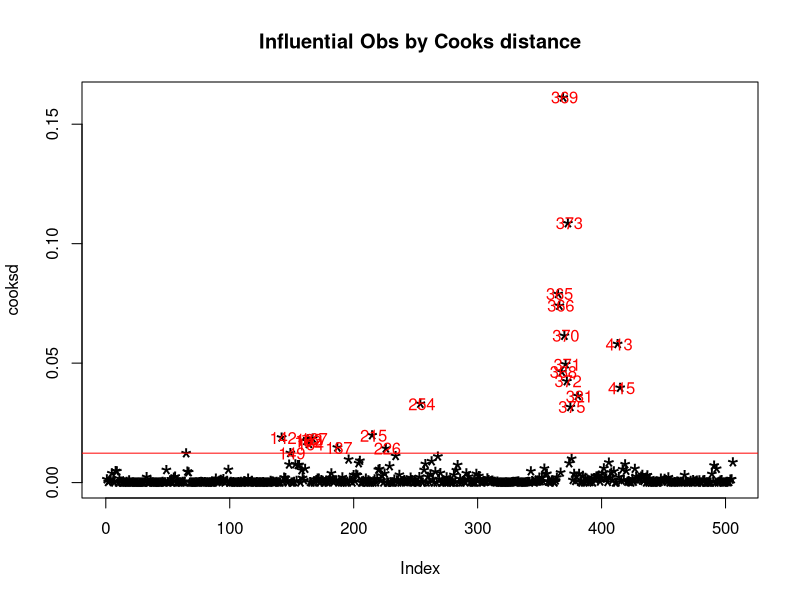
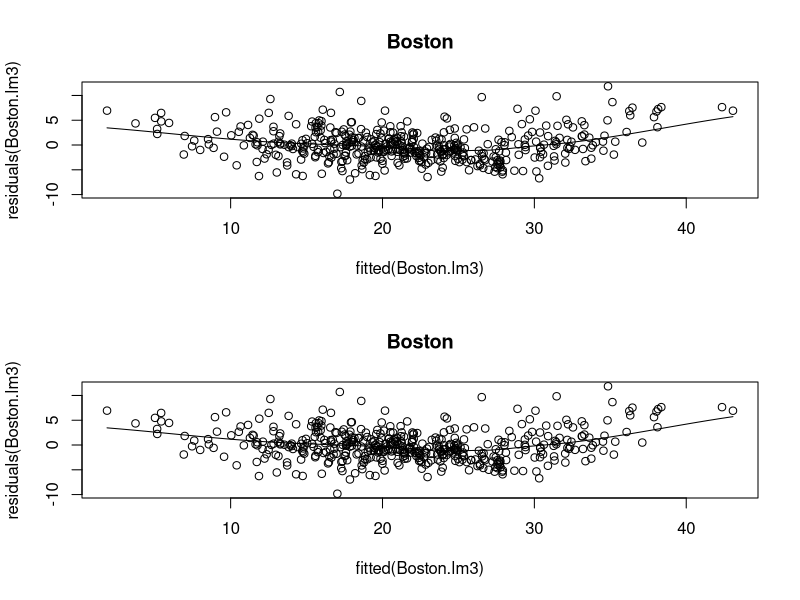

R code for these plots, in order:
library(MASS)

?Boston
names(Boston)
head(Boston)

# Resultados iniciais
Boston.lm1 <- lm(Boston$medv ~ Boston$zn +Boston$indus +Boston$chas + Boston$nox +  Boston$rm +Boston$age +  Boston$dis +Boston$rad +  Boston$tax +  Boston$ptratio + Boston$black +Boston$lstat +Boston$crim);
summary(Boston.lm1);

# Melhores resultados
Boston.lm2 <- lm(Boston$medv ~ Boston$zn + Boston$chas + Boston$nox +  Boston$rm +  Boston$dis +Boston$rad +  Boston$tax +  Boston$ptratio + Boston$black +Boston$lstat +Boston$crim);
summary(Boston.lm2);

# Remocao dos outliers
par(mfrow=c(1, 1))
cooksd <- cooks.distance(Boston.lm2)
Boston$cooksd <- cooks.distance(Boston.lm2)

plot(cooksd, pch="*", cex=2, main="Influential Obs by Cooks distance")  # plot cook's distance
abline(h = 4*mean(cooksd, na.rm=T), col="red")  # add cutoff line
text(x=1:length(cooksd)+1, y=cooksd, labels=ifelse(cooksd>4*mean(cooksd, na.rm=T),names(cooksd),""), col="red")  # add labels

Boston$outlier <- ifelse(Boston$cooksd < 4/nrow(Boston), "keep","delete");
Boston2 <- Boston[Boston$outlier == "keep",]

Boston.lm3 <- lm(Boston2$medv ~ Boston2$zn + Boston2$chas + Boston2$nox +  Boston2$rm +  Boston2$dis + Boston2$rad +  Boston2$tax + Boston2$ptratio + Boston2$black + Boston2$lstat + Boston2$crim);
summary(Boston.lm3);

par(mfrow=c(2, 1))
scatter.smooth(y=residuals(Boston.lm3), x=fitted(Boston.lm3),  main="Boston")

fitted(Boston.lm3)
residuals(Boston.lm3)
scatter.smooth(y=residuals(Boston.lm3), x=fitted(Boston.lm3),  main="Boston")

